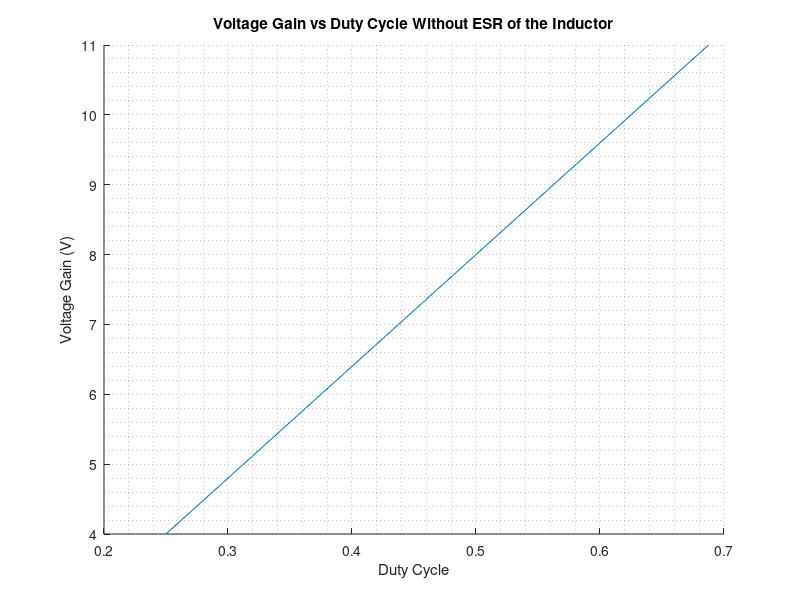
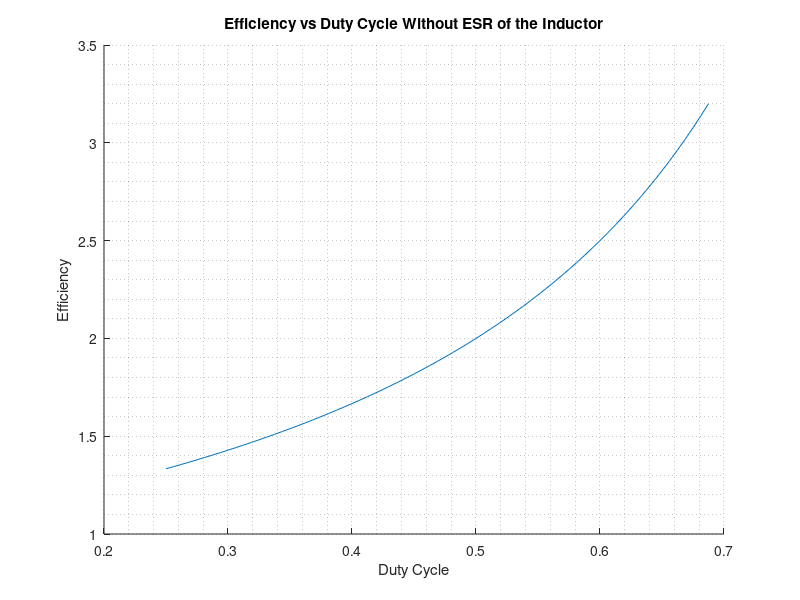
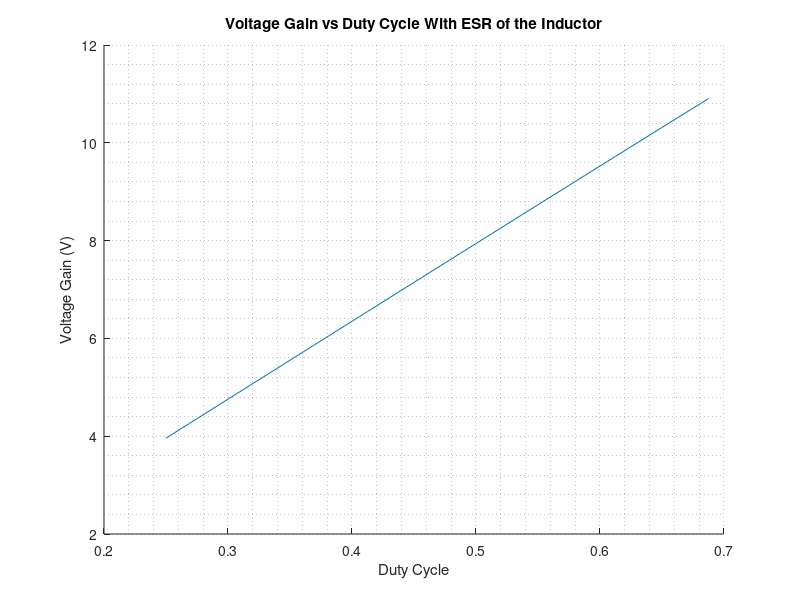
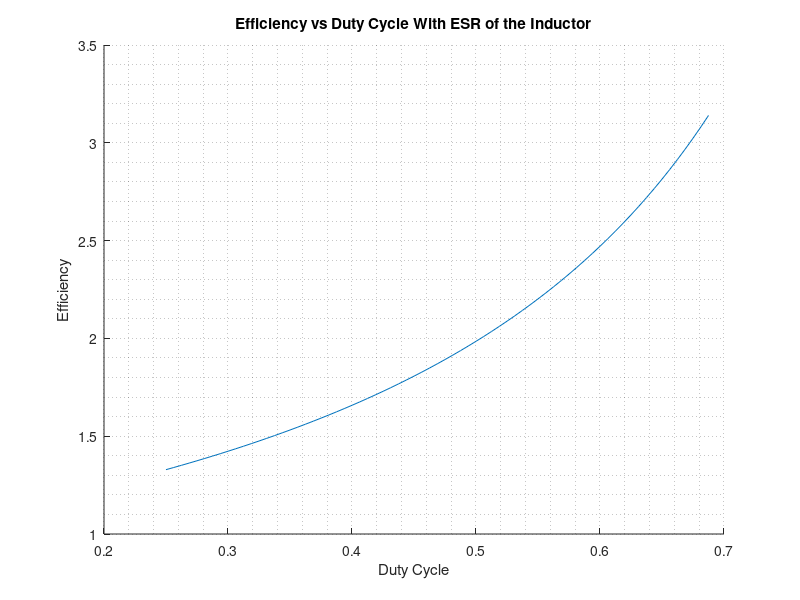

Reproduce these figures in MATLAB, in order.
close all
clear all
clc
Vo = 16; %V
Po = 16; %W
Ro = (Vo^2)/Po; %ohm
Vin = 5:0.1:12;
fs= 300000; %300kHz
%%
%V_L = D*Vin + (1-D)*(Vin - Vo);
D = 1 - Vin./Vo;
%%
VoltageGain = Vo - Vin;
Efficiency = Vo./Vin;
%%
figure
hold on
plot(D,VoltageGain)
grid minor
ylabel("Voltage Gain (V)")
xlabel("Duty Cycle")
title("Voltage Gain vs Duty Cycle Without ESR of the Inductor")
hold off

%%
figure
hold on
plot(D,Efficiency)
grid minor
ylabel("Efficiency")
xlabel("Duty Cycle")
title("Efficiency vs Duty Cycle Without ESR of the Inductor")
hold off

%%

IL = Vo./((1-D)*Ro); %inductor current

%with ESR = 30mohm
ESR = 0.03; %ohm
%V_L = D*(Vin - IL*ESR) + (1-D)*(Vin - Vo - IL*ESR);
% Vin = (1-D)Vo + IL*ESR
%using found inductor current IL
%Vin = (1-D)Vo + (Vo./((1-D)*Ro))*ESR
Vin = Vo* ((1-D) + (1./((1-D)*Ro))*ESR);
VoltageGainwithESR = Vo - Vin;
EfficiencywithESR = Vo./Vin;
%%
figure
hold on
plot(D,VoltageGainwithESR)
grid minor
ylabel("Voltage Gain (V)")
xlabel("Duty Cycle")
title("Voltage Gain vs Duty Cycle With ESR of the Inductor")
hold off

%%
figure
hold on
plot(D,EfficiencywithESR)
grid minor
ylabel("Efficiency")
xlabel("Duty Cycle")
title("Efficiency vs Duty Cycle With ESR of the Inductor")
hold off

